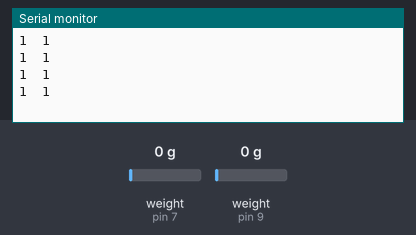
Recording of a sketch running on a simulated Arduino Uno, built with avr-gcc and run on an emulated ATmega328P. Shown: the last lines printed to the serial monitor. Inputs (shaded band) come from the test bench; at power-on: weight on the scale (sensors on pin 7, pin 9) 0 g.

Above: at 3.2 s.
3.3 s: weight on the scale (sensor on pin 7) set to 100 g
At 3.51 s:
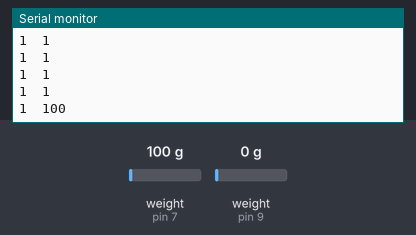
4.8 s: weight on the scale (sensor on pin 9) set to 100 g
At 5.01 s:
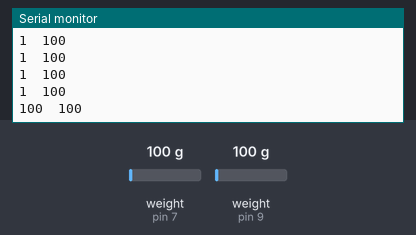
6.3 s: weight on the scale (sensor on pin 7) set to 1250 g
At 6.52 s:
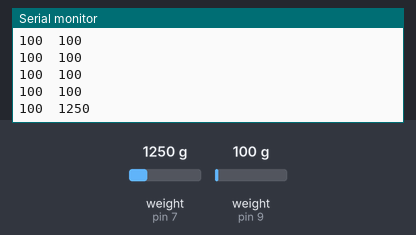
7.8 s: weight on the scale (sensor on pin 9) set to 1250 g
At 8.02 s:
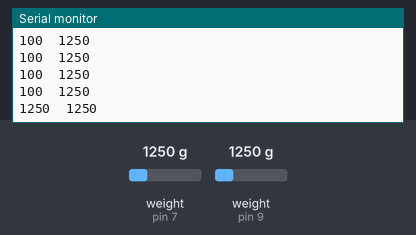
Timing chart, 0 to 10.3 s (numbered marks = the images above; inputs shaded):
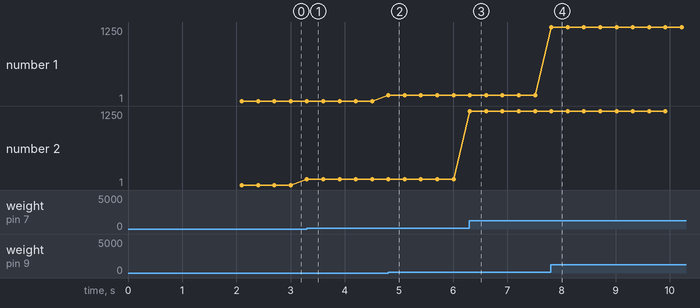

The sketch:

Digital_airpress.ino
```cpp
#include "HX711.h"

const int AIRPRESS_1_DAT = 9;
const int AIRPRESS_1_CLK = 8;
const int AIRPRESS_2_DAT = 7;
const int AIRPRESS_2_CLK = 6;

HX711 scale1;
HX711 scale2;

void setup() {
  Serial.begin(9600);

  scale1.begin(AIRPRESS_1_DAT, AIRPRESS_1_CLK);
  scale1.set_scale(386.3);
  scale1.tare();
  scale2.begin(AIRPRESS_2_DAT, AIRPRESS_2_CLK);
  scale2.set_scale(386.3);
  scale2.tare();
}

char data[100];

void loop() {

  Serial.println("");
  if (scale1.is_ready()) {
    long reading1 = scale1.get_units();
    //sprintf(data, "%d", reading1);
    if(reading1==0){
      Serial.print(1);    //0で割り算できないのを防ぐ
    }
    else{
      Serial.print(reading1);
    }
  }
  Serial.print("\t");
  if (scale2.is_ready()) {
    long reading2 = scale2.get_units();
    //sprintf(data, "%d",  reading2);
    if(reading2==0){
      Serial.print(1);    //0で割り算できないのを防ぐ
    }
    else{
      Serial.print(reading2);
    }
  }
  Serial.print("\n");

  delay(100);
}
```

Measured:
- after the input at 3.3 s, the serial monitor: prints a new line at once (image 1)
- after the input at 4.8 s, the serial monitor: prints a new line at once (image 2)
- after the input at 6.3 s, the serial monitor: prints a new line at once (image 3)
- after the input at 7.8 s, the serial monitor: prints a new line at once (image 4)
- plotted number 2: 1 → 100 after the input at 3.3 s, 100 → 1250 after the input at 6.3 s
